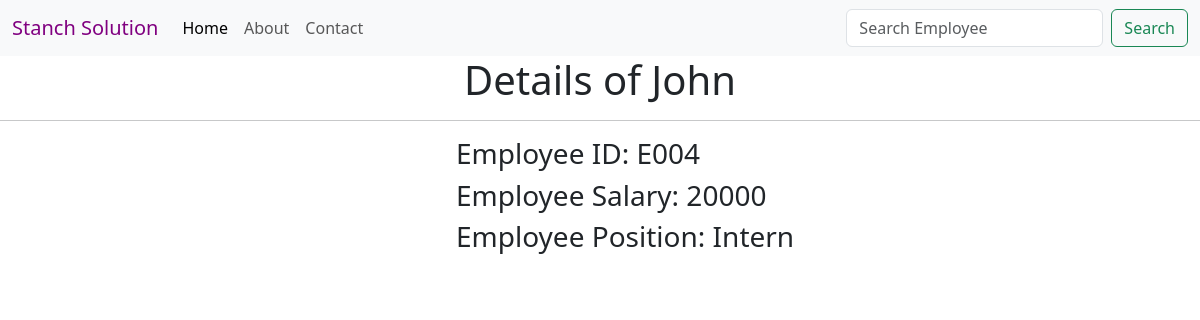
/details/4, run on the app's committed database.
### employee/models.py (models this page shows, shortened)
class Employee(models.Model):
    name = models.CharField(max_length=100)
    eid = models.CharField(max_length=50)
    salary = models.IntegerField()
    position = models.CharField(max_length=100)

### employee/views.py (the view)
# urls.py: path('details/<int:id>',views.details,name='details'),
def details(request, id):
    employee = Employee.objects.get(id=id)
    context = {
        'employee' : employee,
    }
    return render(request, 'details.html',context)

### employee/templates/details.html (shortened to what this page needs)
{% extends 'base.html' %}
{% block content %}
    {% if employee %}
        <center>
            <h1>Details of {{employee.name}}</h1>
            <hr>
            <div style="text-align: start; padding-left: 38vw ;">
                <h3>Employee ID: {{employee.eid}}</h3>
                <h3>Employee Salary: {{employee.salary}}</h3>
                <h3>Employee Position: {{employee.position}}</h3>
            </div>
        </center>
    {% else %}
        <h1 style="color:red">Error 404 : Record Not Found.</h1>
    {% endif %}
{% endblock content %}

### data on the page
Employee: name "John", eid "E004", salary "20000", position "Intern"
